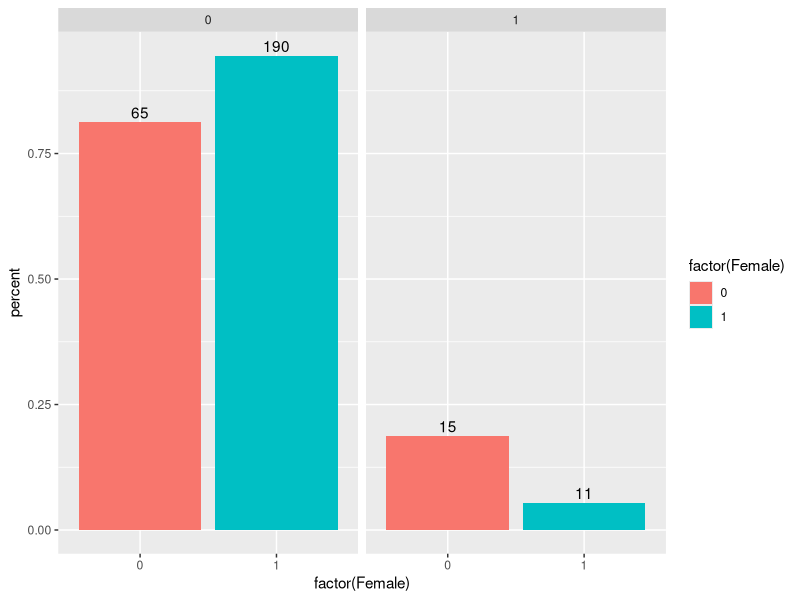

Reproduce this figure in R.
## ---- chunk 1
require(knitr)
## ---- chunk 2
library(tidyverse)
library(readxl)
## ---- chunk 3
hypoxia <- read_xlsx("hypoxia.xlsx")
#hypoxia
## ---- chunk 4
#hypoxia %>% summarize(mean = mean(`Min Sao2`))
## ---- chunk 5
# 0.05 significance level

xtabs(~CAD, data=hypoxia)
#x = 26
#n = 26+255 = 281
#p_hat = 26/281


#p>0.072 (upper-tail)
prop.test(x=26, n=281, p=0.072, alternative = "greater",correct = FALSE)




## ---- chunk 6
# 0.05 significance level




xtabs(~Female + CAD, data = hypoxia) #%>% addmargins()

plot_data <- hypoxia %>% drop_na(Female, CAD) %>% 
  group_by(Female, CAD) %>% 
  tally %>% 
  mutate(percent = n/sum(n))

ggplot(data = plot_data, aes(x = factor(Female), y = percent)) + 
  geom_bar(stat="identity", aes(fill = factor(Female))) + 
  facet_wrap(. ~ CAD) +  # separate by mortality status
  geom_text(aes(label = n), vjust = -0.3) # add counts as text

prop.test(x=c(15,11), n=c(80, 201), alternative = "two.sided",correct = FALSE)
sqrt(12.014) #Z test statistic




(11*65)/(15*190) # odd ratio 

## ---- chunk 7
c_hypoxia <- hypoxia %>% drop_na(AHI,`TWA MAP`) %>%
  mutate(highMAP = case_when(`TWA MAP` >= 100 ~ 1,
                             `TWA MAP` < 100 ~ 0))

tbl <- xtabs(~AHI + highMAP , data=c_hypoxia) #%>% addmargins()
tbl
chisq.test(tbl, correct = FALSE)

## ---- chunk 8
#Fisher's exact test
tbll <- xtabs(~AHI + highMAP , data=c_hypoxia)
tbll

fisher.test(tbll)
## ---- chunk 9
sessionInfo()
